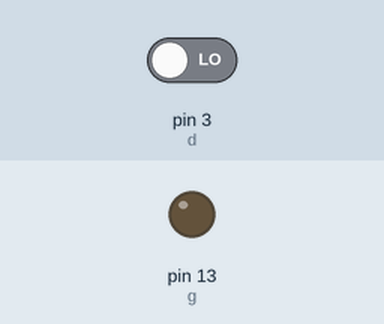
Recording of a sketch running on a simulated Arduino Uno, built with avr-gcc and run on an emulated ATmega328P. Shown: output pins drawn as LEDs (lit = HIGH). The inputs (shaded band) are chosen by the test bench; at power-on: pin 3 (d) LOW.

Above: at 1.2 s.
1.3 s: pin 3 (d) driven HIGH
At 1.4 s:
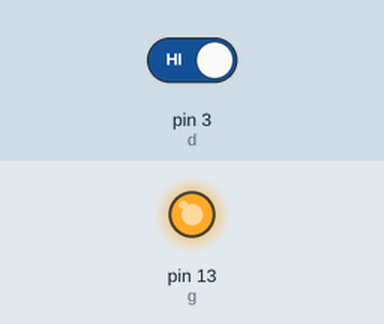
Timing chart, 0 to 4.3 s (numbered marks = the images above; inputs shaded):
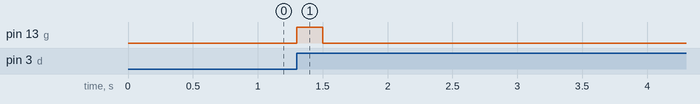

The sketch:

8_project.ino
```cpp
int g = 13;
int d = 3;
int x = 0;

void blink(){
  x++;
}

void setup() {
  // put your setup code here, to run once:
  pinMode(g, OUTPUT);
  pinMode(d, INPUT);
  attachInterrupt(1,blink, RISING);
}

void loop() {
  // put your main code here, to run repeatedly:
  if (x){
    x = 0;
    digitalWrite(g, HIGH);
    delay(200);
  }
  else
    digitalWrite(g, LOW);
}
```

Measured:
- after the input at 1.3 s, pin 13 (g): LOW → HIGH at once, → LOW 0.20 s later
